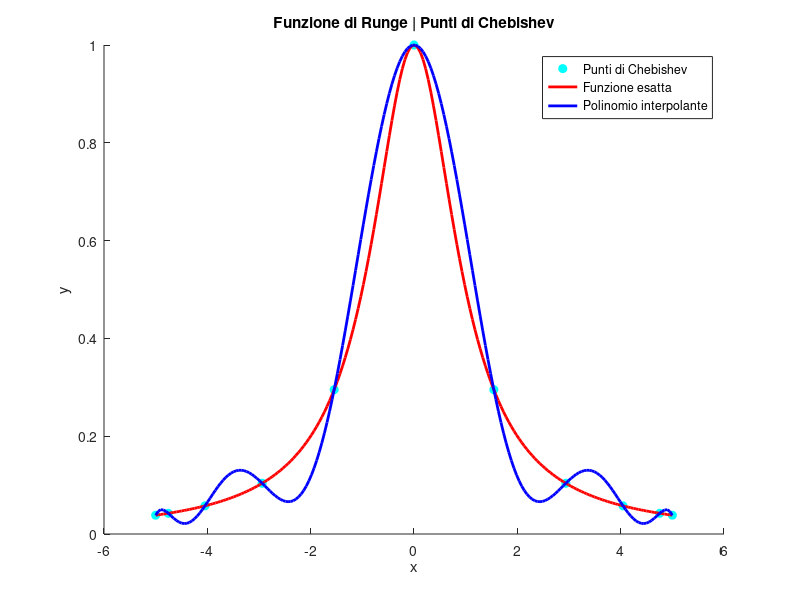

The MATLAB script that drew this image:
clear all;
clc;

% Costanti
NUMBER_OF_COMPONENTS = 200;

% Dati in input
frunge = @(x) 1./(1+x.^2);
a = -5;
b = 5;
n = 10;

% Print dei dati inseriti
disp("----------DATI----------");
disp("Funzione di Runge");
disp(frunge);
fprintf("Intervallo inserito: [%d, %d]\n", a, b);
fprintf("Grado del polinomio interpolante: %d\n", n);

% Genero NUMBER_OF_COMPONENTS punti equispaziati nell'intervallo [a, b]
x = linspace(a, b, NUMBER_OF_COMPONENTS);
% Calcolo la funzione di runge esatta
yrunge = frunge(x);

% Genero n+1 nodi di chebishev e ne calcolo il loro valore sulla funzione
% di Runge
xdata = (a+b)/2 + ((b-a)/2)*(-cos((0:n)*pi/n));
ydata = frunge(xdata);

% Genero il polinomio interpolante
P = polyfit(xdata, ydata, n);
% Valuto il polinomio interpolante su x
yfit = polyval(P, x);

% Plot:
% disegno i nodi di chebishev da interpolare
scatter(xdata, ydata, "MarkerFaceColor", "c", "MarkerEdgeColor", "c");

hold on;

% disegno la funzione esatta e il polinomio interpolatore
plot(x, yrunge, "r-", "LineWidth", 2);
plot(x, yfit, "b-", "LineWidth", 2);

title("Funzione di Runge | Punti di Chebishev");
xlabel("x");
ylabel("y");

legend("Punti di Chebishev", "Funzione esatta", "Polinomio interpolante");

hold off;
